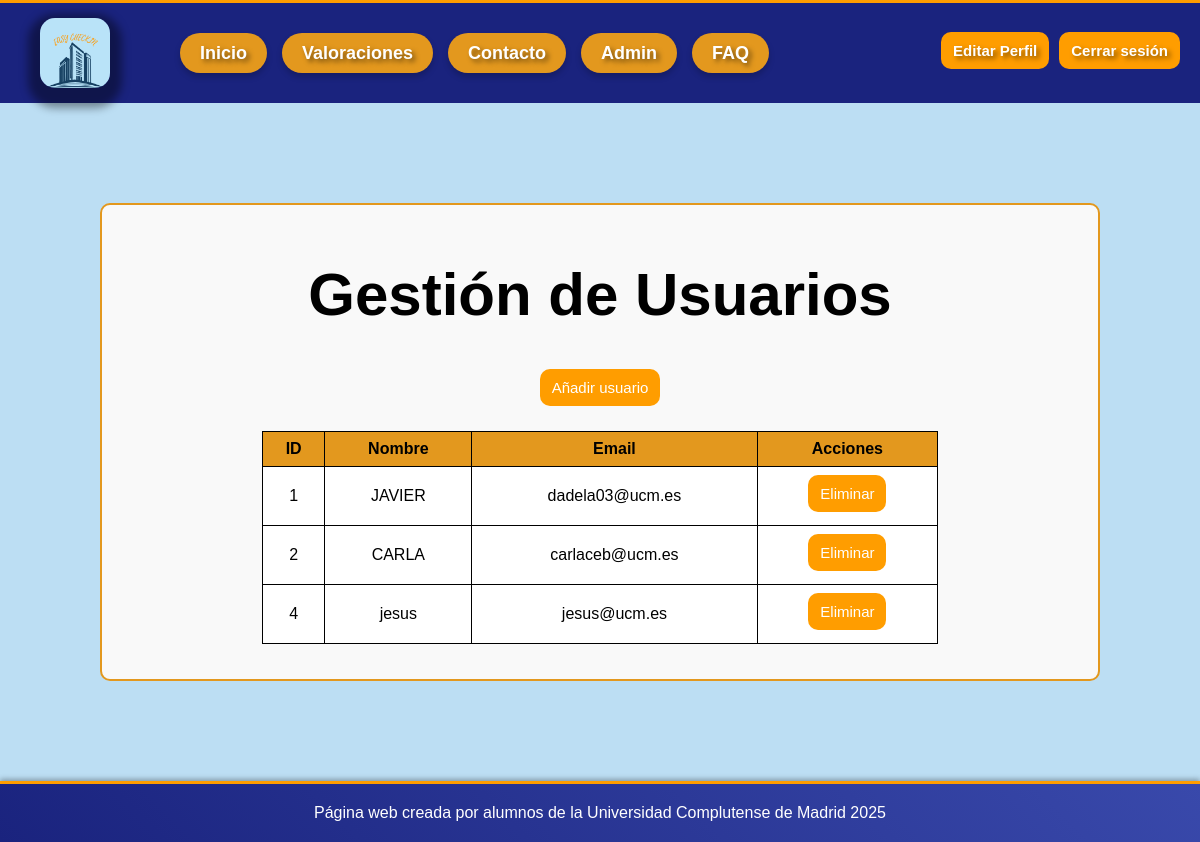
The app's page /index.php?action=usuarios_admin (signed in) with its own data.
### tables this page shows
CREATE TABLE `usuarios` (
  `id_usuario` int NOT NULL,
  `tipo_documento` varchar(50) DEFAULT NULL,
  `numero_documento` varchar(50) DEFAULT NULL,
  `fecha_expedicion` date DEFAULT NULL,
  `nombre` varchar(255) DEFAULT NULL,
  `apellidos` varchar(255) DEFAULT NULL,
  `fecha_nacimiento` date DEFAULT NULL,
  `sexo` enum('Masculino', 'Femenino', 'Otro') DEFAULT NULL,
  `nacionalidad` varchar(100) DEFAULT NULL,
  `direccion` varchar(255) DEFAULT NULL,
  `pais` varchar(100) DEFAULT NULL,
  `correo` varchar(255) DEFAULT NULL,
  `num_soporte` varchar(50) DEFAULT NULL,
  `relacion_parentesco` varchar(100) DEFAULT NULL,
  `edad` int DEFAULT NULL,
  `password_hash` varchar(255) NOT NULL,
  `rol` enum('admin', 'usuario') NOT NULL DEFAULT 'usuario'
);

### includes/clases/usuarios/Usuario.php (called while the page is built, shortened)
<?php
class Usuario {
    private $db;
    public function __construct() {
        $this->db = Database::getInstance()->getConnection();
    }
    public function obtenerUsuarios() {
        try {
            $sql = "SELECT id_usuario, nombre, correo FROM usuarios WHERE rol != 'admin'";
            $stmt = $this->db->prepare($sql);
            $stmt->execute();
            $usuarios = [];
            while ($fila = $stmt->fetch(PDO::FETCH_ASSOC)) {
                $usuarios[] = new UsuarioModelo(
                    $fila['id_usuario'],
                    $fila['nombre'],
                    $fila['correo'],
                    null
                );
            }
            return $usuarios;
        } catch (PDOException $e) {
            die("Error en la consulta: " . $e->getMessage());
        }
    }
    public function mostrarUsuarios() {
        $usuarios = $this->obtenerUsuarios();
        include __DIR__ . '/../../views/plantillas/plantilla.php';
    }
}

### index.php (called while the page is built)
<?php
require 'router.php';
?>

### includes/clases/Database.php (called while the page is built)
<?php
class Database {
    private static $instance = null;
    private $conn;
    private $host = BD_HOST;
    private $user = BD_USER;
    private $pass = BD_PASS;
    private $dbname = BD_NAME;
    private function __construct() {
        try {
            $this->conn = new PDO("mysql:host={$this->host};dbname={$this->dbname}", $this->user, $this->pass);
            $this->conn->setAttribute(PDO::ATTR_ERRMODE, PDO::ERRMODE_EXCEPTION);
        } catch (PDOException $e) {
            die("Error de conexión: " . $e->getMessage());
        }
    }
    public static function getInstance() {
        if (!self::$instance) {
            self::$instance = new Database();
        }
        return self::$instance;
    }
    public function getConnection() {
        return $this->conn;
    }
}
?>

### includes/clases/usuarios/UsuarioModelo.php (called while the page is built, shortened)
<?php
class UsuarioModelo {
    public function __construct($id_usuario, $nombre, $correo, $rol) {
        $this->id_usuario = $id_usuario;
        $this->nombre = $nombre;
        $this->correo = $correo;
    }
}

### usuarios_admin.php (the view, shortened to what this page needs)
<div class="container">
    <h1>Gestión de Usuarios</h1>
    <a href="index.php?action=register" class="btn btn-danger">Añadir usuario</a>
    <?php if (!empty($usuarios)): ?>
        <table class="table">
            <thead>
                <tr>
                    <th>ID</th>
                    <th>Nombre</th>
                    <th>Email</th>
                    <th>Acciones</th>
                </tr>
            </thead>
            <tbody>
                <?php foreach ($usuarios as $usuario): ?>
                    <tr>
                        <td><?= htmlspecialchars($usuario->id_usuario) ?></td>
                        <td><?= htmlspecialchars($usuario->nombre) ?></td>
                        <td><?= htmlspecialchars($usuario->correo) ?></td>
                        <td>
                            <form action="index.php?action=usuarios_admin" method="post" style="display:inline;">
                                <button type="submit" class="btn btn-danger">Eliminar</button>
                            </form>
                        </td>
                    </tr>
                <?php endforeach; ?>
            </tbody>
        </table>
    <?php else: ?>
        <p>No hay usuarios registradas en este momento.</p>
    <?php endif; ?>
</div>

### css/headerFooter.css (style rules this page uses)
.btn { padding: 8px 15px; text-decoration: none; border-radius: 5px; font-size: 14px; color: white; background-color: #007bff; transition: background-color 0.3s ease, transform 0.2s ease; text-align: center; }

### css/estilo.css (style rules this page uses)
html, body { background-color: #bbdff3e0; font-family: "Arial Rounded MT", "Trebuchet MS", Arial, sans-serif; margin: 0; padding: 0; height: 100%; display: flex; flex-direction: column; }
body { display: flex; flex-direction: column; min-height: 100vh; }
h1 { font-size: 60px; display: grid; }
table { width:70%; border-collapse: collapse; margin: 20px auto; }
th,td { border: 1px solid black; padding: 8px; text-align: center; background-color: white; }
th { background-color:#e3981e; }
p, h1, h2 { text-align: center; }
form { width: 100%; max-width: 100%; display: flex; flex-direction: column; gap: 15px; }
.container { background-color: #f9f9f9; border: 2px solid #e3981e; border-radius: 10px; margin: 100px auto 100px auto; padding: 15px; width: 90%; max-width: 1000px; display: flex; flex-direction: column; align-items: center; box-sizing: border-box; }
.btn { display: inline-block; padding: 10px 12px; background-color: #ff9d00; color: white; font-size: 15px; border: none; border-radius: 10px; cursor: pointer; transition: background-color 0.3s, transform 0.3s; margin-bottom: 5px; }

### records on screen
usuarios: id_usuario "1", nombre "JAVIER", correo "dadela03@ucm.es"
usuarios: id_usuario "2", nombre "CARLA", correo "carlaceb@ucm.es"
usuarios: id_usuario "4", nombre "jesus", correo "jesus@ucm.es"
